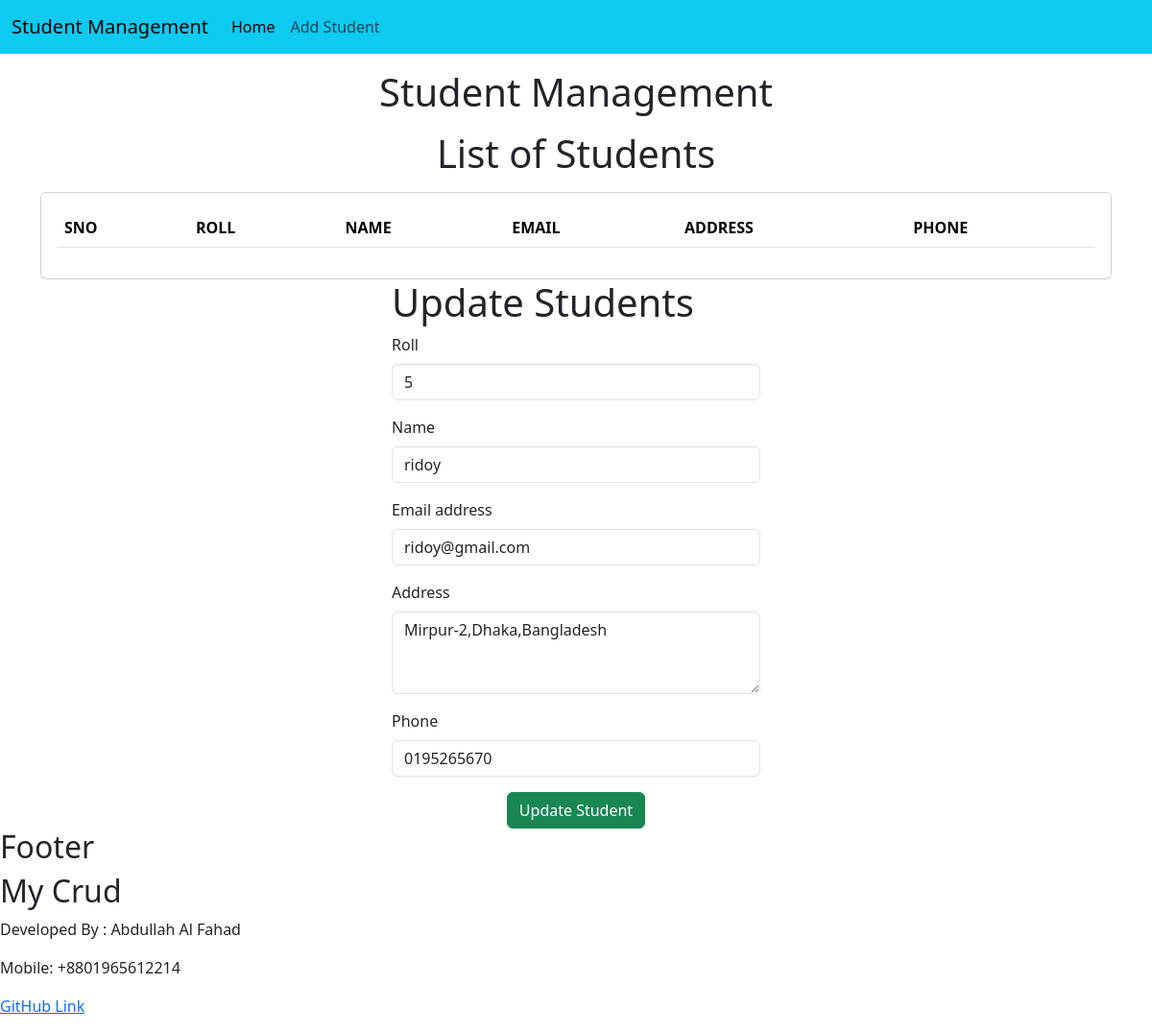
/core/update/13, run on an earlier commit of the app's database.
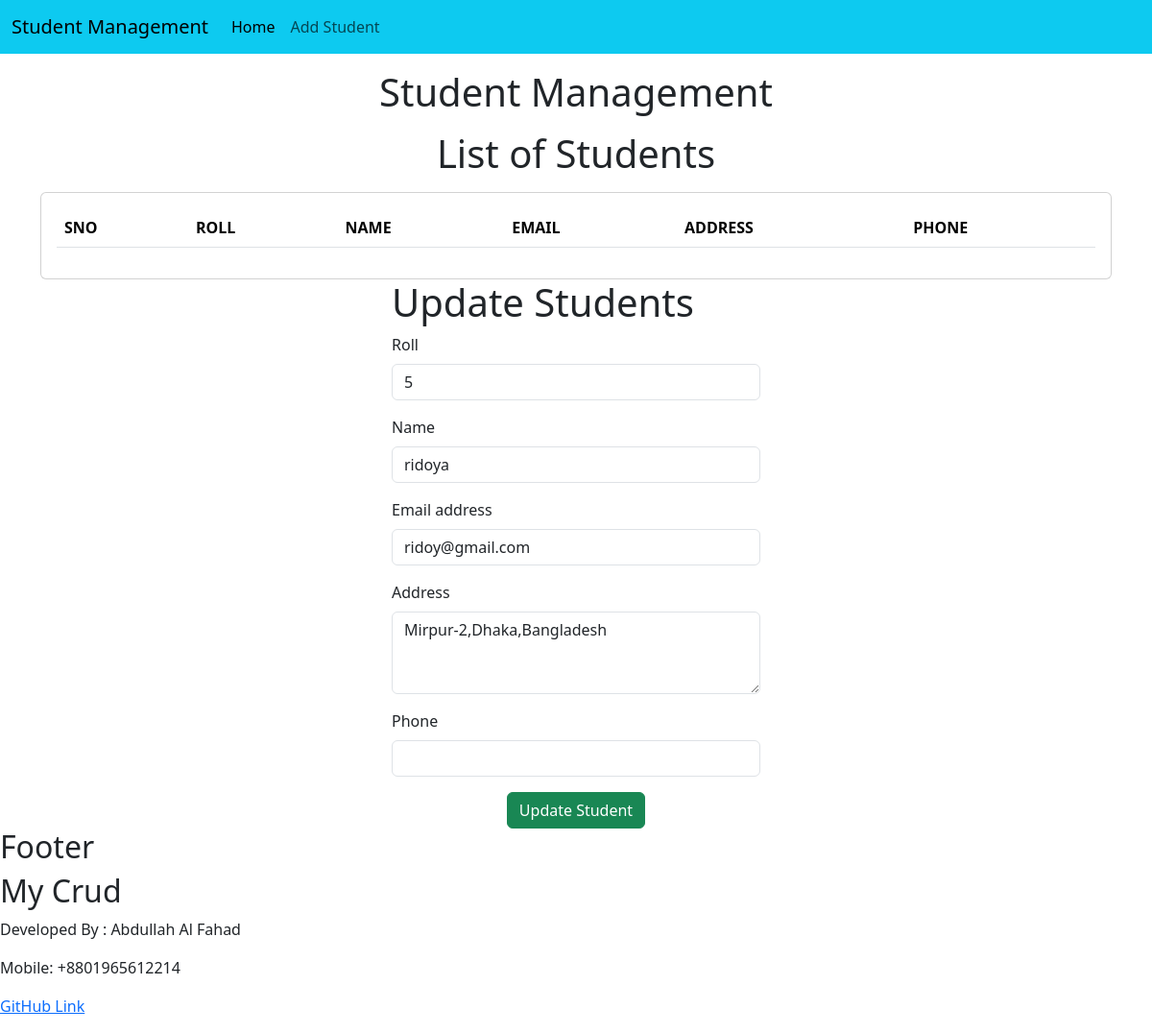
And on a later commit of the database.
### core/models.py (models this page shows, shortened)
class Student(models.Model):
    roll= models.IntegerField()
    name=models.CharField(max_length=255)
    email=models.EmailField()
    phone=models.CharField(max_length=15)
    address=models.TextField()

### core/views.py (the view)
# urls.py: path("update/<int:pk>",update_std),
def update_std(request,pk):
    up=Student.objects.get(pk=pk)
    return render(request,'core/update.html',{'up':up})

### templates/core/update.html (shortened to what this page needs)
{% extends 'core/home.html' %}
{% block content%}
    <div class="row">
        <div class="col-sm-4 mx-auto">
            <h1>Update Students</h1>
            <form action="/core/do-update/{{up.id}}" method="POST">
                <div class="mb-3">
                    <label for="exampleInputEmail1" class="form-label">Roll</label>
                    <input type="roll"name="roll" class="form-control" id="exampleInputEmail1" aria-describedby="emailHelp" required value="{{up.roll}}">
                </div>
                <div class="mb-3">
                    <label for="exampleInputEmail1" class="form-label">Name</label>
                    <input type="name"name="name" class="form-control" id="exampleInputEmail1" aria-describedby="emailHelp" required value="{{up.name}}">
                </div>
                <div class="mb-3">
                <label for="exampleInputEmail1" class="form-label">Email address</label>
                <input type="email" name="email" class="form-control" id="exampleInputEmail1" aria-describedby="emailHelp" required value="{{up.email}}">
                </div>
                <div class="mb-3">
                    <label for="exampleInputEmail1" class="form-label">Address</label>
                    <textarea class="form-control" name="address" id="exampleFormControlTextarea1" rows="3">{{up.address}}</textarea>
                </div>
                <div class="mb-3">
                    <label for="exampleInputEmail1" class="form-label">Phone</label>
                    <input type="number"name="cc" class="form-control" id="exampleInputEmail1" aria-describedby="emailHelp" required value="{{up.phone}}">
                </div>
            <div class="container text-center">
                <button class="btn btn-success">Update Student</button>
            </div>
            </form>
        </div>
    </div>
{% endblock %}

What changed in the data, as far as the page shows it:
changed Student "ridoy@gmail.com": name "ridoy" → "ridoya"; cc "0195265670" → (not shown)
